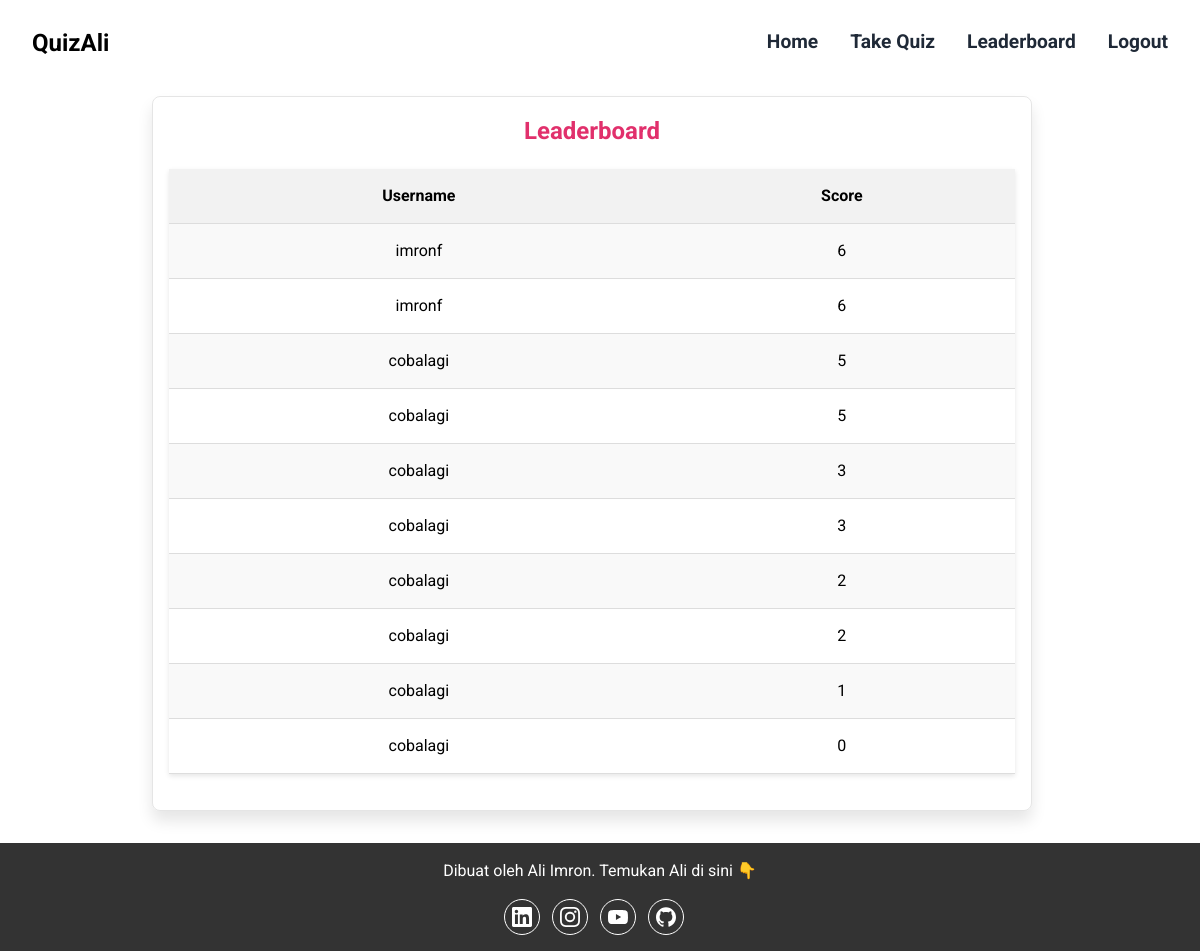
The page /leaderboard (signed in) on the database as committed earlier.
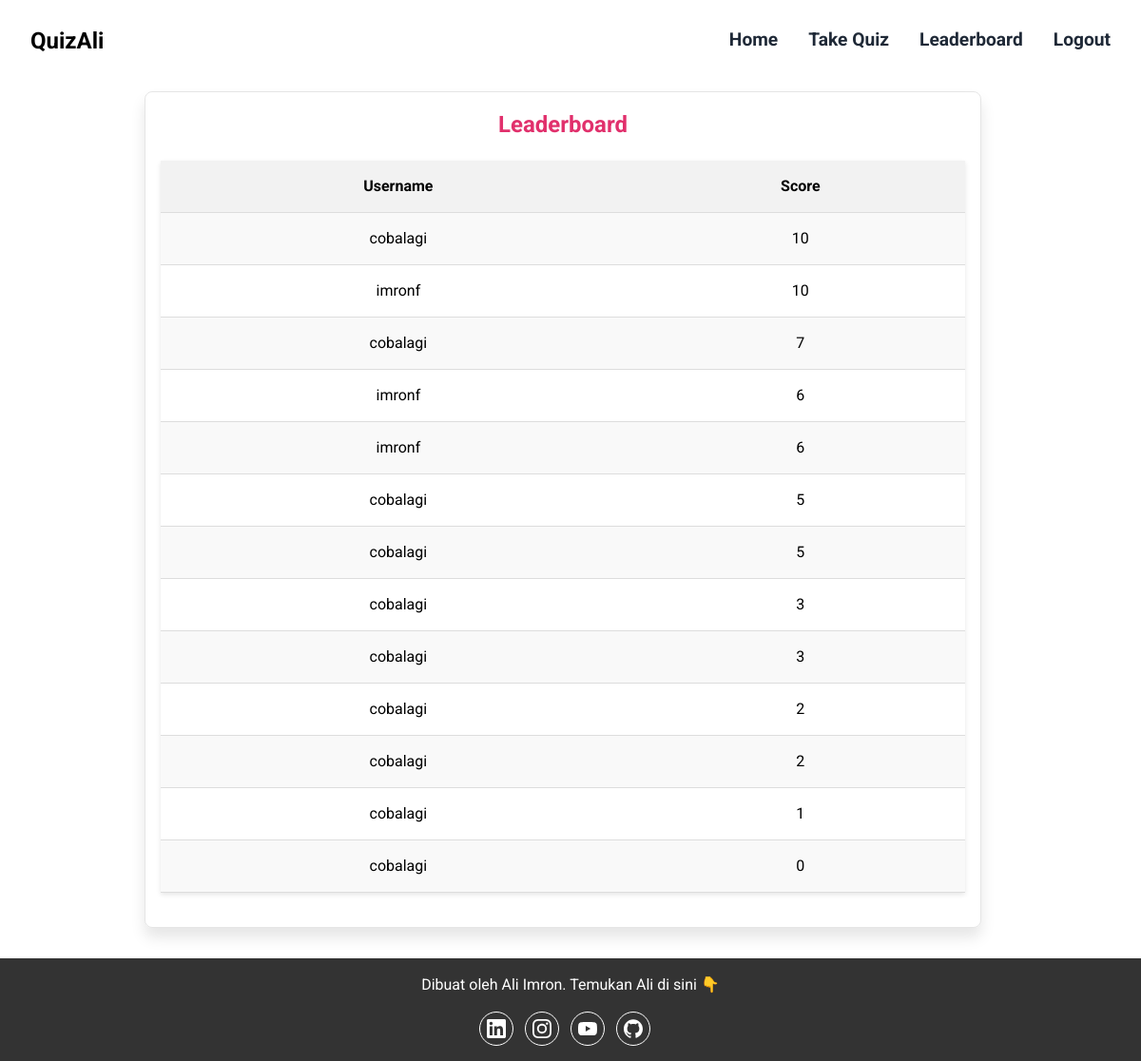
The same page on the database as committed later.
### app.py (models this page shows, shortened)
class QuizResult(db.Model):
    id = db.Column(db.Integer, primary_key=True)
    user_id = db.Column(db.Integer, db.ForeignKey('user.id'), nullable=False)
    score = db.Column(db.Integer, nullable=False)
    total_score = db.Column(db.Integer, nullable=False)
    timestamp = db.Column(db.DateTime, default=db.func.now())
    user = db.relationship('User', backref=db.backref('quiz_results', lazy=True))

class User(db.Model):
    id = db.Column(db.Integer, primary_key=True)
    username = db.Column(db.String(100), unique=True, nullable=False)
    nickname = db.Column(db.String(100), unique=True, nullable=False)
    password = db.Column(db.String(50), nullable=False)

### app.py (the view)
@app.route("/leaderboard")
def leaderboard():
    if 'user_id' not in session:
        flash('You need to log in first.', 'error')
        return redirect(url_for('login'))
    leaderboard = db.session.query(User.username, QuizResult.score).join(QuizResult).order_by(QuizResult.score.desc()).all()
    return render_template("rank.html", leaderboard=leaderboard, title="Leaderboard")

### templates/rank.html
{% extends "layout.html" %}
{% block content %}
    <h1 class="content-title">Leaderboard</h1>
    <table>
        <tr>
            <th>Username</th>
            <th>Score</th>
        </tr>
        {% for user, score in leaderboard %}
        <tr>
            <td>{{ user }}</td>
            <td>{{ score }}</td>
        </tr>
        {% endfor %}
    </table>
{% endblock content %}

### templates/layout.html (shortened to what this page needs)
<!DOCTYPE html>
<html lang="en">
<head>
    <link rel="stylesheet" href="{{ url_for('static', filename='css/style.css') }}">
</head>
<body>
    <header>
      <nav>
          <div class="navbar-container">
                <div class="logo">
                    <a href="#" class="brand-logo">QuizAli</a>
                </div>
                <div class="menu-burger">
                    <div id="nav-menu" class="nav-menu nav-hidden">
                        <ul class="nav-links" id="nav-links">
                            <li><a href="{{ url_for('home') }}">Home</a></li>
                            {% if 'user_id' in session %}
                                <li><a href="{{ url_for('quiz') }}">Take Quiz</a></li>
                                <li><a href="{{ url_for('leaderboard') }}">Leaderboard</a></li>
                                <li><a href="{{ url_for('logout') }}">Logout</a></li>
                            {% else %}
                                <li><a href="{{ url_for('login') }}">Login</a></li>
                                <li><a href="{{ url_for('register') }}">Register</a></li>
                            {% endif %}
                        </ul>
                    </div>
                </div>
          </div>
      </nav>
  </header>
  <main class="content-container">
    <section class="main-content">
        {% block content %}
        {% endblock %}
    </section>
  </main>
    <footer>
        <p>Dibuat oleh Ali Imron. Temukan Ali di sini 👇</p>
        <div class="social-media">
             <a href="https://www.linkedin.com/in/ali-imron-filayaty-faqih/" target="_blank">
             </a>
             <a href="https://www.instagram.com/imrondsc/" target="_blank">
             </a>
             <a href="https://www.youtube.com/@imronds" target="_blank">
             </a>
             <a href="https://github.com/imronfilayatyds" target="_blank">
             </a>
        </div>
    </footer>
</body>
</html>

### static/css/style.css (style rules this page uses)
* { margin: 0; padding: 0; box-sizing: border-box; }
body { font-family: "Roboto", sans-serif; line-height: 1.5; }
header { background-color: #ffffff; color: #000; position: fixed; top: 0; left: 0; display: flex; align-items: center; width: 100%; z-index: 10; }
nav { width: 100%; margin: 0 auto; padding: 1rem; }
.navbar-container { display: flex; justify-content: space-between; align-items: center; }
.logo { padding-left: 1rem; padding-right: 1rem; }
.brand-logo { color: #000; text-decoration: none; font-weight: bold; font-size: 1.5rem; padding: 0.1rem 0; }
.menu-burger { display: flex; positition: relative; align-items: center; }
.nav-menu { position: absolute; padding-top: 1.25rem; padding-bottom: 1.25rem; background-color: #ffffff; box-shadow: 0 10px 15px -3px rgba(0, 0, 0, 0.1), 0 4px 6px -2px rgba(0, 0, 0, 0.05); border-radius: 0.5rem; max-width: 250px; width: 100%; right: 1rem; top: 100%; }
.nav-hidden { display: none; }
.nav-links { list-style: none; display: block; flex-direction: column; font-size: 1.2rem; font-weight: bold; }
.nav-links li { margin: 0.5rem 0; }
.nav-links > li > a { color: #1f2937; padding: 0.5rem 0; margin: 0 2rem; text-decoration: none; }
.content-container { padding: 2rem; margin-top: 3.5rem; min-height: calc(100vh - 3.5rem); }
.main-content { border: 1px solid rgba(0, 0, 0, 0.1); border-radius: 0.5rem; box-shadow: 0 10px 15px rgba(0, 0, 0, 0.1); padding: 1rem; margin: 0; }
.content-title { text-align: center; color: #E1306C; margin-bottom: 20px; }
footer { background-color: #333; color: white; text-align: center; padding: 1rem; bottom: 0; width: 100%; margin-top: auto; display: flex; flex-direction: column; justify-content: center; }
footer .social-media { margin-top: 1rem; margin-left: auto; margin-right: auto; display: flex; flex-direction: row; }
footer .social-media a { width: 2.25rem; height: 2.25rem; margin-right: 0.75rem; border-radius: 50%; fill: #fff; display: flex; justify-content: center; align-items: center; border: 1px solid #fff; }
table { width: 100%; border-collapse: collapse; margin-bottom: 20px; box-shadow: 0px 2px 5px rgba(0, 0, 0, 0.1); }
th, td { padding: 15px; text-align: center; border-bottom: 1px solid #ddd; }
th { background-color: #f2f2f2; font-weight: bold; }
tr:nth-child(even) { background-color: #f9f9f9; }
@media (min-width: 768px) { nav { padding: 0 1rem; } }
@media (min-width: 768px) { .nav-menu { display: block; position: static; background-color: transparent; max-width: 100%; box-shadow: none; border-radius: 0; } }
@media (min-width: 768px) { .nav-links { display: flex; flex-direction: row; } }
@media (min-width: 768px) { .nav-links > li > a { color: #1f2937; padding: 0; margin: 0 1rem; text-decoration: none; } }
@media (min-width: 768px) { .content-container { flex-direction: row; max-width: 80%; margin-top: 4rem; margin-left: auto; margin-right: auto; } }
@media (min-width: 768px) { .main-content { flex: 3; margin-right: 1rem; } }
@media (min-width: 1024px) { .content-container { max-width: 960px; } }

Rows that differ between the two databases and show on the page:
added QuizResult: username "cobalagi", score "10"
added QuizResult: username "imronf", score "10"
added QuizResult: username "cobalagi", score "7"
